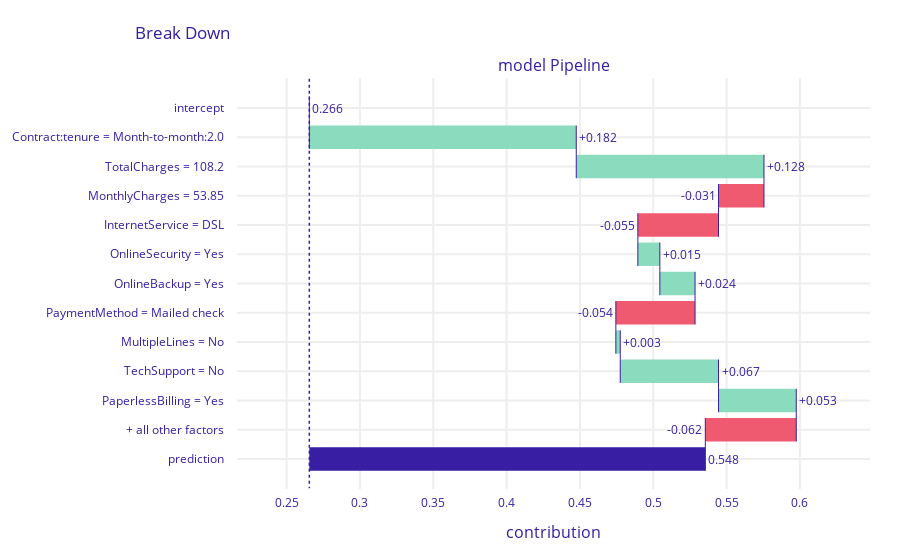

Notebook source saved alongside this figure:
### Code cell
bd_henry = model_exp.predict_parts(customerB, 
             type = 'break_down_interactions')
bd_henry.plot()

### Figure 1 — Plotly figure (JSON) as saved in the notebook; plotly's stock layout.template omitted (floating-point values rounded to 4 significant figures)
{"data": [{"base": 0.2655, "connector": {"line": {"color": "#371ea3", "dash": "solid", "width": 1}, "mode": "spanning"}, "decreasing": {"marker": {"color": "#f05a71"}}, "hoverinfo": "text+delta", "hoverlabel": {"bgcolor": "rgba(0, 0, 0, 0.8)"}, "hovertext": ["Average response: 0.266<br>Prediction: 0.548", "Contract:tenure = Month-to-month:2.0<br>increases average response by", "TotalCharges = 108.2<br>increases average response by", "MonthlyCharges = 53.85<br>decreases average response by", "InternetService = DSL<br>decreases average response by", "OnlineSecurity = Yes<br>increases average response by", "OnlineBackup = Yes<br>increases average response by", "PaymentMethod = Mailed check<br>decreases average response by", "MultipleLines = No<br>increases average response by", "TechSupport = No<br>increases average response by", "PaperlessBilling = Yes<br>increases average response by", "+ all other factors<br>decreases average response by", "Average response: 0.266<br>Prediction: 0.548"], "increasing": {"marker": {"color": "#8bdcbe"}}, "measure": ["relative", "relative", "relative", "relative", "relative", "relative", "relative", "relative", "relative", "relative", "relative", "relative", "total"], "orientation": "h", "showlegend": false, "text": ["0.266", "+0.182", "+0.128", "-0.031", "-0.055", "+0.015", "+0.024", "-0.054", "+0.003", "+0.067", "+0.053", "-0.062", "0.548"], "textposition": "outside", "totals": {"marker": {"color": "#371ea3"}}, "type": "waterfall", "x": [0, 0.182, 0.128, -0.031, -0.055, 0.015, 0.024, -0.054, 0.003, 0.067, 0.053, -0.062, 0.282], "xaxis": "x", "y": ["intercept", "Contract:tenure = Month-to-month:2.0", "TotalCharges = 108.2", "MonthlyCharges = 53.85", "InternetService = DSL", "OnlineSecurity = Yes", "OnlineBackup = Yes", "PaymentMethod = Mailed check", "MultipleLines = No", "TechSupport = No", "PaperlessBilling = Yes", "+ all other factors", "prediction"], "yaxis": "y"}], "layout": {"annotations": [{"font": {"size": 16}, "showarrow": false, "text": "model Pipeline", "x": 0.5, "xanchor": "center", "xref": "paper", "y": 1, "yanchor": "bottom", "yref": "paper"}, {"font": {"size": 16}, "showarrow": false, "text": "contribution", "x": 0.5, "xanchor": "center", "xref": "paper", "y": 0, "yanchor": "top", "yref": "paper", "yshift": -30}], "autosize": true, "font": {"color": "#371ea3"}, "margin": {"b": 71, "r": 30, "t": 78}, "shapes": [{"line": {"color": "#371ea3", "dash": "dot", "width": 1.5}, "type": "line", "x0": 0.2655, "x1": 0.2655, "xref": "x", "y0": -1, "y1": 13, "yref": "y"}], "title": {"text": "Break Down", "x": 0.15}, "xaxis": {"anchor": "y", "automargin": true, "domain": [0, 1], "fixedrange": true, "gridwidth": 2, "range": [0.2162, 0.6478], "tickcolor": "white", "ticklen": 3, "ticks": "outside", "type": "linear", "zeroline": false}, "yaxis": {"anchor": "x", "automargin": true, "autorange": true, "domain": [0, 1], "fixedrange": true, "gridwidth": 2, "range": [13.04, -1.04], "tickcolor": "white", "ticklen": 10, "ticks": "outside", "type": "category"}}}
